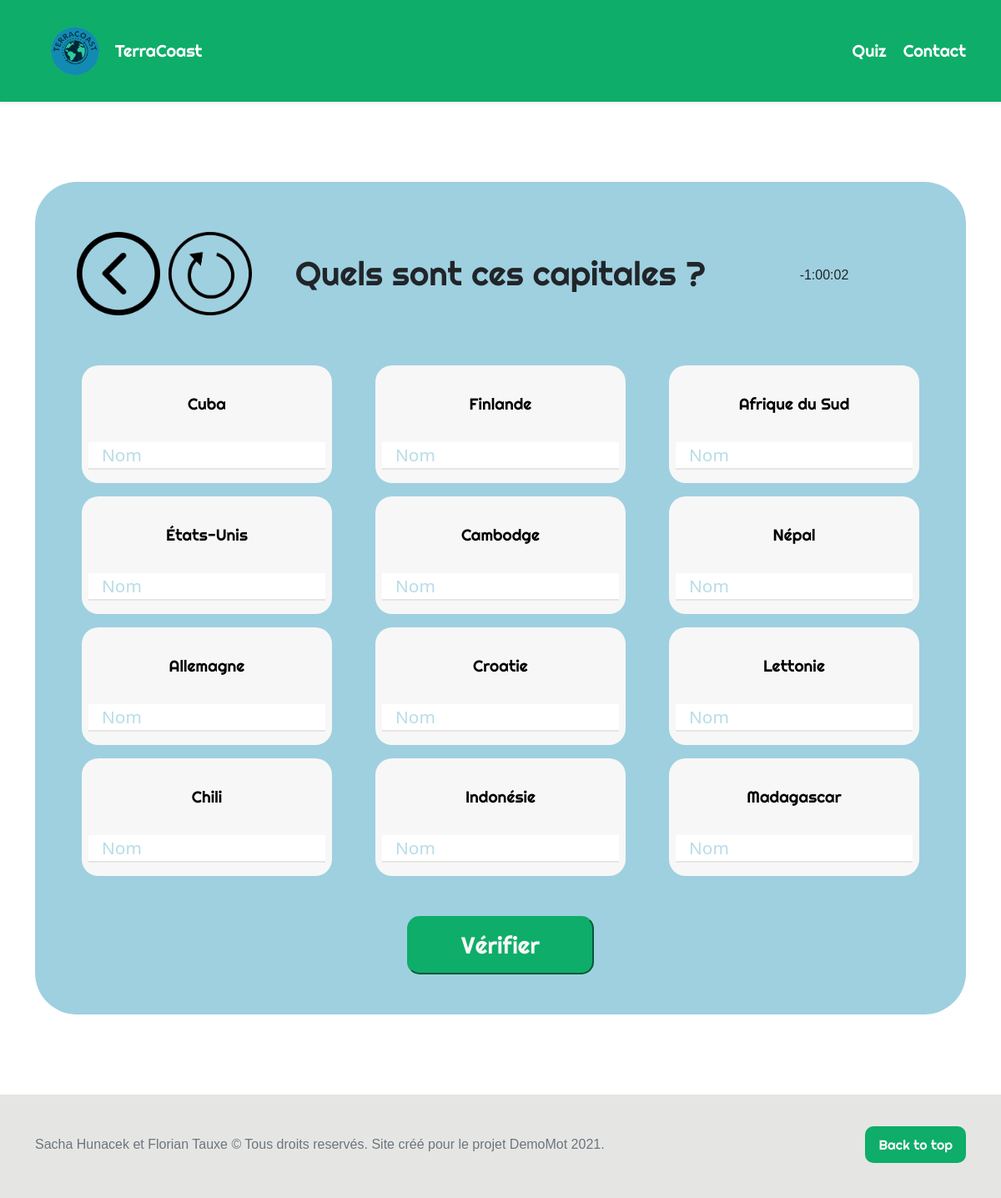
Page /php/quiz/capitale-du-monde/capitalsWithoutFlags.php on the committed database.
### tables this page shows
CREATE TABLE t_pays (
  idPays INT UNSIGNED PRIMARY KEY AUTO_INCREMENT NOT NULL,
  payAbreviation VARCHAR (2) NOT NULL,
  payCapitale VARCHAR (50) NOT NULL,
  payNom VARCHAR (50) NOT NULL,
  fkContinent int unsigned NOT NULL,
  FOREIGN KEY (fkContinent) REFERENCES t_continent(idContinent)
);

### php/manageDB.php (called while the page is built, shortened)
<?php
    class Database{
        private $connector;
        public function __construct()
        {
            try
            {
                $this->connector = new PDO("mysql:host=localhost;dbname=db_terracoast;charset=utf8" , "root", "root");
            }
            catch (PDOException $e)
            {
            die('Erreur : ' . $e->getMessage());
            }
        }
        private function querySimpleExecute($query)
        {
            $rows = $this->connector->query($query);
            return $this->formatData($rows);
        }
        private function formatData($req)
        {
            $result = $req->fetchAll(PDO::FETCH_ASSOC);
            return $result;
        }
        public function getAllPays(){
            return $this->querySimpleExecute('SELECT * FROM t_pays');
        }
    }
?>

### php/quiz/capitale-du-monde/capitalsWithoutFlags.php (the view, shortened to what this page needs)
<?php
    include "../../manageDB.php";
    $database = new Database();
?>
<!doctype html>
<html lang="fr">
    <head>
        <link href="../../../css/bootstrap.min.css" rel="stylesheet">
        <link href="../../../css/styles.css" rel="stylesheet">
    </head>
    <body>
        <header>
            <div class="navbar navbar-dark bg-dark shadow-sm">
                <div class="container container-2">
                    <a href="../../index.php" class="navbar-brand d-flex align-items-center">
                        <img class="logoNavbar" src="../../../img/icon/logo-trans2.png" alt="logo de la terre">
                        <strong class="fw-light">TerraCoast</strong>
                    </a>
                    <div class="contianer-1">
                        <a href="../../list-quiz.php" class="navbar-brand d-flex align-items-center">
                            <strong styles="padding-left: 3rem;" class="fw-light escape-navbar">Quiz</strong>
                        </a>
                        <a href="../../contact.php" class="navbar-brand d-flex align-items-center">
                            <strong class="fw-light">Contact</strong>
                        </a>
                    </div>
                </div>
            </div>
        </header>
        <section class="py-5 text-center container">
            <div class="album py-5 bg-light">
                <div class="container-f">
                    <div class="row row-cols-1 row-cols-sm-2 row-cols-md-3 g-3 boxQuiz-1">
                        <div class="titleResult">
                            <a href="../../list-quiz.php"><img class="arrowLeft" src="../../../img/icon/arrow.png" alt="flèche de retour"/></a>
                            <a href="capitalsWithoutFlags.php"><img class="btnReload" src="../../../img/icon/reload.png" alt="refresh"/></a>
                            <p id="text" class="timer"></p>
                            <div class="titleResult-1">
                                <p class="titleQuiz">Quels sont ces capitales ?</p>
                            </div>
                        </div>
                        <form method="post" action="checkCapitalsWithoutFlags.php" enctype="multipart/form-data" >
                            <div class="flexForm">
                                <?php
                                    $pays = $database->getAllPays();
                                    for ($i=0; $i < min(12, count($pays)); $i++)
                                    {
                                        $rnd = rand(0, count($pays) - 1);
                                        $pay = $pays[$rnd];
                                            echo "
                                                <div class=' cardQuiz-1'>
                                                 <p class='textCard'>" .$pay['payNom'] . "</p>
                                                    <div class='form__group field'>
                                                        <input type='input' class='form__field' placeholder='Réponse...' name='capitals[]' id='capitals'/>
                                                        <label for='name' class='form__label'>Nom</label>
                                                    </div>
                                                </div>
                                            ";
                                        array_splice($pays, $rnd, 1);
                                    }
                                ?>
                            </div>
                            <div>
                                <input type='submit' class='btnCheck' value='Vérifier' name='btnCheck' id='btnCheck'/>
                            </div>
                        </form>
                    </div>
                </div>
            </div>
        </section>
        <footer class="text-muted py-5">
            <div class="container">
                <p class="float-end mb-1">
                    <a href="#" class="buttonUp">Back to top</a>
                </p>
                <p class="mb-1">Sacha Hunacek et Florian Tauxe &copy; Tous droits reservés. Site créé pour le projet DemoMot 2021.</p>
            </div>
        </footer>
    </body>
</html>

### rows in the picture
t_pays: payNom "Cuba"
t_pays: payNom "Finlande"
t_pays: payNom "Afrique du Sud"
t_pays: payNom "États-Unis"
t_pays: payNom "Cambodge"
t_pays: payNom "Népal"
t_pays: payNom "Allemagne"
t_pays: payNom "Croatie"
t_pays: payNom "Lettonie"
t_pays: payNom "Chili"
t_pays: payNom "Indonésie"
t_pays: payNom "Madagascar"
